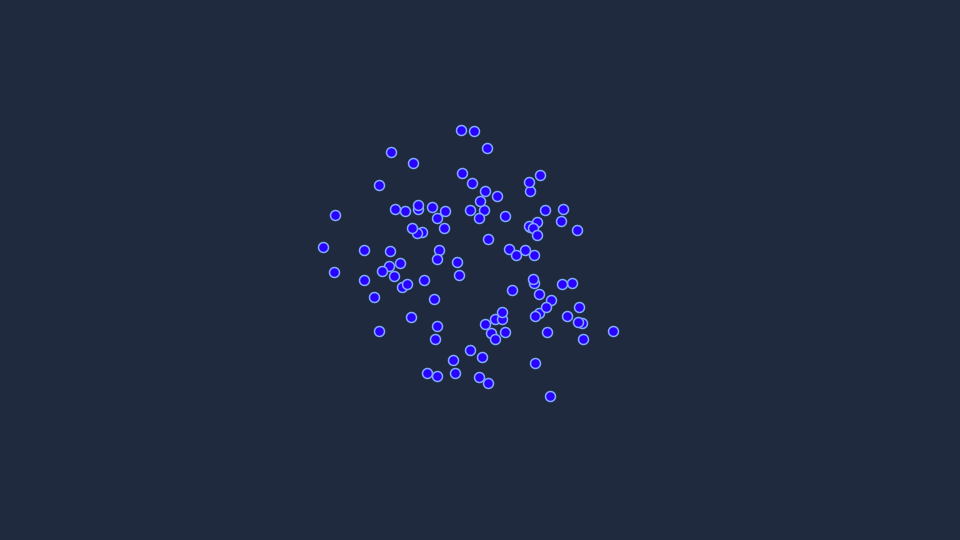
Frame 1 (no input)
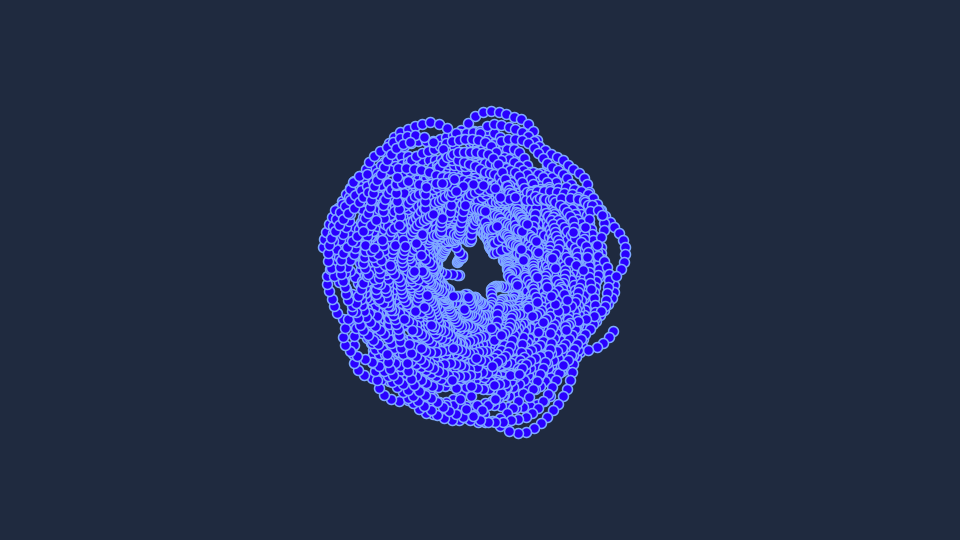
Frame 60 (the mouse pressed at the canvas centre just before this capture)
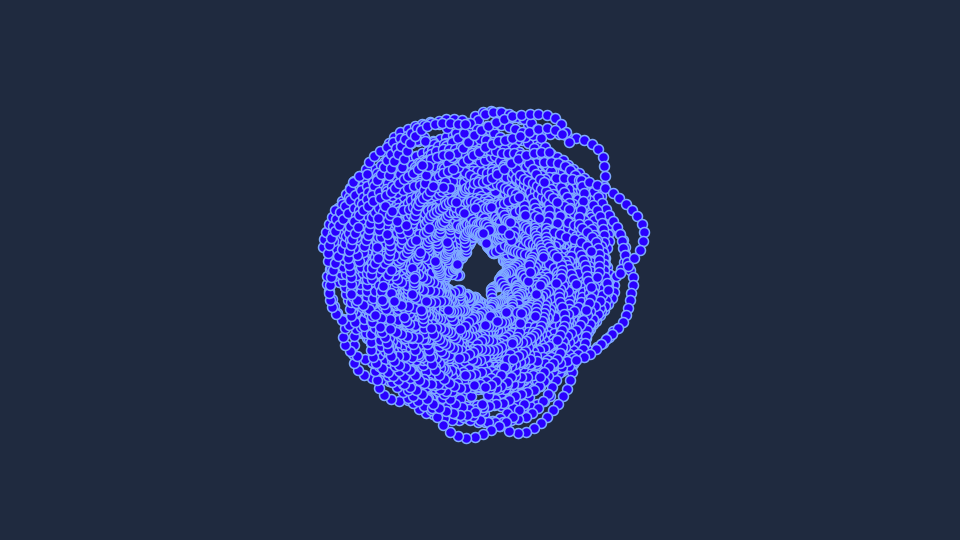
Frame 120 (the mouse held since frame 60 and released just before this capture)

The Processing sketch that drew these frames (run headless with seeded random() and noise(); from frame 60 on, the mouse is pressed at the canvas centre):

// Processing sketch: sketch_xxx_mover
// ── sketch_xxx_mover.pde
int num = 100;
ArrayList<Mover> movers = new ArrayList<Mover>();
void setup() {
  size(960, 540);
  smooth();
  colorMode(HSB, 360, 100, 100, 100);
  frameRate(30);
  background(220, 50, 25);
  for (int i = 0; i < num; i++) {
    movers.add(new Mover());
  }
}

void draw() {
  fill(0, 0, 25, 10);
  //rect(0,0,width,height);
  stroke(220, 50, 100);
  strokeWeight(1.5);
  fill(250, 100, 100);
  translate(width/2, height/2);
  for (Mover m : movers) {
    m.update();
    m.draw();
  }
}

class Mover {
  float startNoise;
  float startRadian;
  float radian;
  float radius;
  float x;
  float y;
  public Mover() {
    startNoise = random(100);
    startRadian = random(TWO_PI);
  }

  void update() {
    radius = 100 + 100 * map(noise(startNoise + frameCount* 0.03), 0.0, 1.0, -1.0, 1.0);
    radian = startRadian + frameCount * 0.05;
    x = cos(radian) * radius;
    y = sin(radian) * radius;
  }

  void draw() {
    ellipse(x, y, 10, 10);
  }
}
